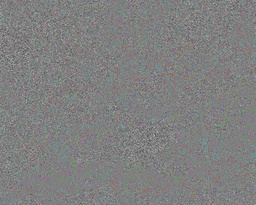
#> input picture code/chaos_apl/test.jpg, 256 x 205 px, shrunk from 1280 x 1024 before the run, found by its file name
$ python analy2.py
#> lines starting #> are read from the running program, lines starting #| are printed output that depends on the picture
import cv2
import numpy as np
import matplotlib
matplotlib.use('Agg')  # 设置后端
import matplotlib.pyplot as plt


def analyze_pixel_correlations(image_path):
    # 读取图像
    image = cv2.imread(image_path, cv2.IMREAD_GRAYSCALE)
#> image: shape (205, 256); min 80, max 187, mean 127.6

    if image is None:
        print("Error: Could not read the image.")
        return

    height, width = image.shape
#> height = 205; width = 256

    # 初始化存储相关性的数组
    horizontal_correlations = []
    vertical_correlations = []
    diagonal_correlations = []

    # 计算水平方向的相关性
    for i in range(height - 1):
        for j in range(width - 1):
            horizontal_correlations.append((image[i, j], image[i, j + 1]))
#> after the loop, horizontal_correlations = 52020 items

    # 计算垂直方向的相关性
    for i in range(height - 1):
        for j in range(width - 1):
            vertical_correlations.append((image[i, j], image[i + 1, j]))
#> after the loop, vertical_correlations = 52020 items

    # 计算对角方向的相关性
    for i in range(height - 1):
        for j in range(width - 1):
            diagonal_correlations.append((image[i, j], image[i + 1, j + 1]))
#> after the loop, diagonal_correlations = 52020 items

    # 绘制散点图
    plt.figure(figsize=(15, 5))

    plt.subplot(1, 3, 1)
    plt.scatter(*zip(*horizontal_correlations), s=1, alpha=0.5)
    plt.title('Horizontal Direction')
    plt.xlabel('Pixel Value (i,j)')
    plt.ylabel('Pixel Value (i,j+1)')

    plt.subplot(1, 3, 2)
    plt.scatter(*zip(*vertical_correlations), s=1, alpha=0.5)
    plt.title('Vertical Direction')
    plt.xlabel('Pixel Value (i,j)')
    plt.ylabel('Pixel Value (i+1,j)')

    plt.subplot(1, 3, 3)
    plt.scatter(*zip(*diagonal_correlations), s=1, alpha=0.5)
    plt.title('Diagonal Direction')
    plt.xlabel('Pixel Value (i,j)')
    plt.ylabel('Pixel Value (i+1,j+1)')

    plt.tight_layout()
    plt.show()
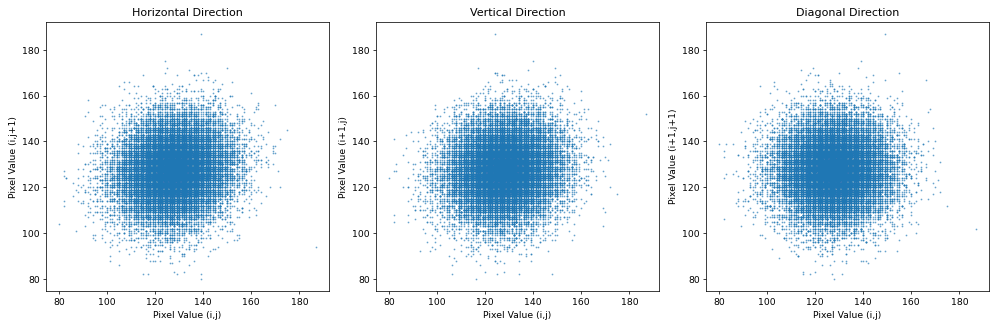
#> figure drawn by matplotlib, 3 panels


if __name__ == "__main__":
    analyze_pixel_correlations("D:/pythonmain/opencv/encryanddecry/test.jpg")
    plt.tight_layout()
    plt.savefig('output.png')  # 保存图像

$ run again, with code/chaos_apl/Baboon.bmp saved as code/chaos_apl/test.jpg
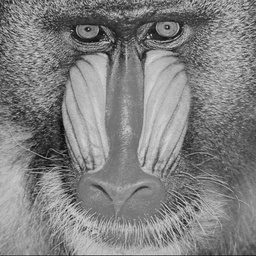
#> input picture code/chaos_apl/Baboon.bmp, 256 x 256 px, shrunk from 512 x 512 before the run, found by its file name
#> in analyze_pixel_correlations, image is the input picture: shape (256, 256); min 6, max 215, mean 129.2
#> after the loop in analyze_pixel_correlations, `for i in range(height - 1):`: horizontal_correlations = 65025 items
#> in analyze_pixel_correlations, `plt.show()`:
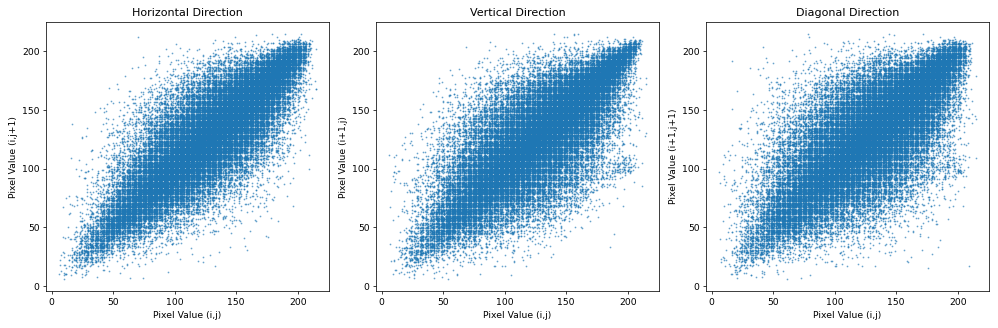
#> figure drawn by matplotlib, 3 panels
